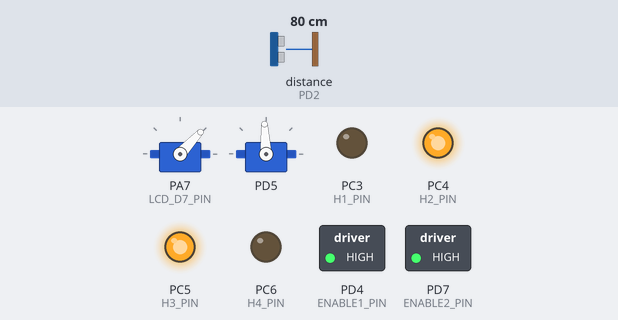
The program below on a simulated ATmega32, built with avr-gcc and emulated at 16 MHz. On the bench: 2 × servo, switched loads named in the program (green lamp = pin HIGH), output pins drawn as LEDs (lit = HIGH). Wiring (inferred from the names in the program): ultrasonic range finder: trigger PD0; echo PD2; servo: signal PA7. The inputs (shaded band) are chosen by the test bench; at power-on: distance to the obstacle (sensor on PD2) 80 cm. The echo pulse lasts 58.3 µs per cm; servo pulses on a pin are drawn as a servo (544–2400 µs = 0–180°); pins used as bus, display or sensor lines are not drawn.

Above: at 1.2 s.
1.3 s: distance to the obstacle (sensor on PD2) set to 9 cm
At 2.1 s:
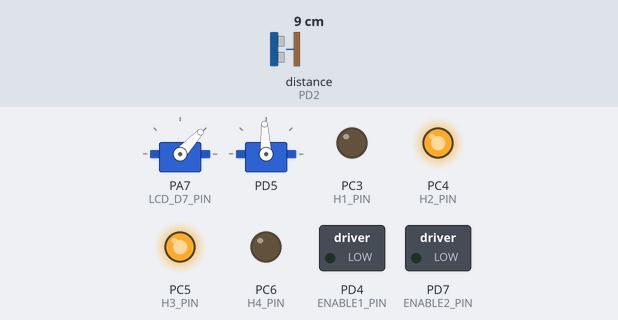
At 3.7 s:
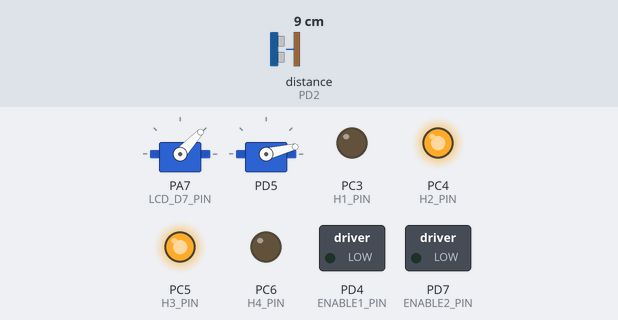
6.7 s: distance to the obstacle (sensor on PD2) set to 18 cm
12.4 s: distance to the obstacle (sensor on PD2) set to 35 cm
18.1 s: distance to the obstacle (sensor on PD2) set to 250 cm
At 19.2 s:
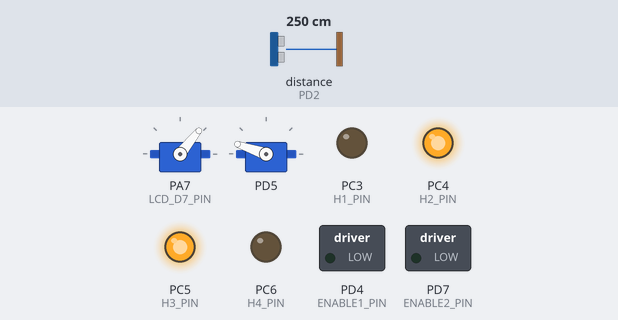
20.6 s: distance to the obstacle (sensor on PD2) set to 299 cm
At 21.1 s:
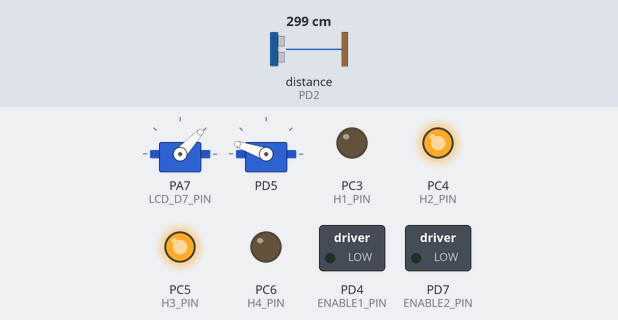
22.4 s: distance to the obstacle (sensor on PD2) set to 2 cm
Timing chart, 0 to 25.2 s (numbered marks = the images above; inputs shaded):
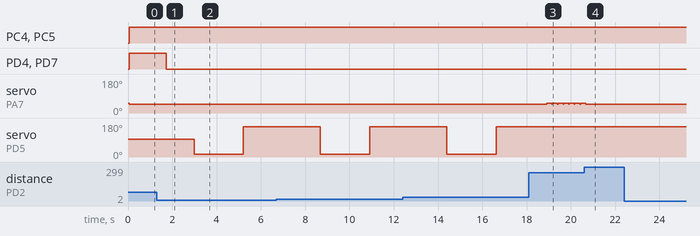

Measured:
- after the input at 1.3 s, PD4 (ENABLE1_PIN), PD7 (ENABLE2_PIN): HIGH → LOW after 0.43 s; servo on PD5: 93° → 14° after 1.7 s, → 161° 2.2 s later
- after the input at 18.1 s, servo on PA7 (LCD_D7_PIN): alternates 51° for 0.23 s and 47° for 0.02 s, starting after 0.81 s
- after the input at 20.6 s, servo on PA7 (LCD_D7_PIN): goes on until 20.7 s, then stays 47°
- after the input at 22.4 s, every drawn part: stays the same

The program:

main.c
```c
/*
 * AUTO_CAR.c
 *
 * Author : Ahmed Mahmoud
 */

#define F_CPU 16000000UL
#include <util/delay.h>

/* UTILES_LIB */
#include "STD_TYPES.h"
#include "BIT_MATH.h"
#include "ATMEGA32_REG.h"

/* HAL */
#include "SRVM_interface.h"
#include "Ultrasonic_Config.h"
#include "Ultrasonic_Interface.h"
#include "LCD_config.h"
#include "LCD_interface.h"
#include "CAR_Interface.h"
#include "DCM_interface.h"
#include "DC_motor_confg.h"

/* MCAL */
#include "DIO_interface.h"
#include "TMR1_interface.h"
#include "TMR0_config.h"
#include "TMR0_interface.h"
#include "EXTI_interface.h"
#include "GI_interface.h"
#include "TMR2_Confg.h"
#include "TMR2_Interface.h"


// variables for check distance
u16  RightSide= 0 ; /* first check if distance less than 10cm */
u16  LeftSide= 0 ; /* check the distance on right side */


// variables for ultrasonic
u8 SensorInWork = 0 ;
u16 Distance_CM = 0 ;
u8 ovf_counter = 0 ;

int main(void)
{
	// Initialize all car component
	CAR_INIT() ;
	DCM_init() ;
   CarForward() ;
	TMR2_init();
   SRVM_START(0);
    while (1)
    {
		// send trigger signal
		Ultrasonic_PulsSend() ;
		if (Distance_CM < 20 && Distance_CM > 2)
		{
		CarStop() ;
		_delay_ms(1000) ;
		SRVM_START(90) ;
		_delay_ms(1000) ;
		// get distance from ultrasonic
		Ultrasonic_PulsSend();
		RightSide = Distance_CM ;
		_delay_ms(1000) ;

		SRVM_START(180) ;
		_delay_ms(1000) ;
		Ultrasonic_PulsSend();
		LeftSide = Distance_CM ;
		_delay_ms(1000) ;


		if (LeftSide > RightSide)
		{
			CarRight() ;
			_delay_ms(3000) ;
			CarStop() ;
			CarForward() ;
			SRVM_START(0) ;
			RightSide = 0 ;
			LeftSide = 0 ;
			LCD_clear() ;
		      LCD_sendChar('R') ;    LCD_sendChar('i') ;    LCD_sendChar('g') ;     LCD_sendChar('h') ;	    LCD_sendChar('t') ;

		}	 if (LeftSide < RightSide)
		{
			CarLeft() ;
			LCD_clear() ;
		      LCD_sendChar('L') ;    LCD_sendChar('e') ;    LCD_sendChar('f') ;     LCD_sendChar('t') ;
			_delay_ms(3000) ;
			CarStop() ;
			CarForward() ;
			SRVM_START(0) ;
			RightSide = 0 ;
			LeftSide = 0 ;
		}


 }


		}
}


// Timer0 OVF interrupt
void __vector_11(void) __attribute__ ((signal));
void __vector_11(void)
{
	ovf_counter ++ ;
}

// external interrupt for ultrasonic sensor
void __vector_1(void) __attribute__ ((signal));
void __vector_1(void)
{
	if ( 0 == SensorInWork )
	{
		Ultrasonic_StartMeasuring() ;
		SensorInWork = 1 ;
	} else if ( 1 == SensorInWork )
	{
		TMR0_Stop() ;
		Distance_CM = Ultrasonic_GetDistance() + (ovf_counter * 13) ;
		ovf_counter = 0 ;
		TMR0_Clear() ;
		SensorInWork = 0 ;

		LCD_clear() ;
		// save the distance on the LCD
		LCD_clear() ;

		LCD_sendChar('D') ;	LCD_sendChar('i') ;	LCD_sendChar('s') ;	LCD_sendChar('t') ;	LCD_sendChar('a')  ;
		LCD_sendChar('n') ; LCD_sendChar('c') ;LCD_sendChar('e') ;	LCD_sendChar(' ') ;  LCD_sendChar('C') ;
		LCD_sendChar('M') ; LCD_sendChar(' ') ;

		LCD_writeNumber(Distance_CM) ;
		//delay for measuring
		_delay_ms(200) ;
	}

}
```

ATMEGA32_REG.h
```c
/*
 * ATMEGA32_REG.h
 *
 * Created: 3/31/2023 3:13:05 PM
 *  Author: AMIT
 */


#ifndef ATMEGA32_REG_H_
#define ATMEGA32_REG_H_


                               /* DIO REGISTERS*/

/* DATA DIRCTION REGISTERS */
#define DDRA           (*(volatile u8*)0x3A)
#define DDRB           (*(volatile u8*)0x37)
#define DDRC           (*(volatile u8*)0x34)
#define DDRD           (*(volatile u8*)0x31)

/* OUTPUT REGISTERS */
#define PORTA          (*(volatile u8*)0x3B)
#define PORTB          (*(volatile u8*)0x38)
#define PORTC          (*(volatile u8*)0x35)
#define PORTD          (*(volatile u8*)0x32)

/* INPUT REGISTERS */
#define PINA           (*(volatile u8*)0x39)
#define PINB           (*(volatile u8*)0x36)
#define PINC           (*(volatile u8*)0x33)
#define PIND           (*(volatile u8*)0x30)

                        /* EXTERNAL INTERRUPT REGISTERS */

// MCU Control Register
#define MCUCR          (*(volatile u8*)0x55)

// MCU Control and Status Register
#define MCUCSR         (*(volatile u8*)0x54)

// General Interrupt Control Register
#define GICR           (*(volatile u8*)0x5B)

// General Interrupt Flag Register
#define GIFR           (*(volatile u8*)0x5A)

// Status Register
#define SREG           (*(volatile u8*)0x5F)

                        /* ADC REGISTERS*/

// ADC Multiplexer Selection Register
#define ADMUX            (*(volatile u8*)0x27)

// ADC Control and Status Register A
#define ADCSRA           (*(volatile u8*)0x26)

// The ADC Data Register
#define ADC_u16          (*(volatile u16*)0x24)

// Special FunctionIO Register
#define SFIOR            (*(volatile u8*)0x50)

                                 /* TIMER0 REGISTERS*/

// Timer/Counter Control Register
#define TCCR0            (*(volatile u8*)0x53)

// Timer/Counter Register
#define TCNT0            (*(volatile u8*)0x52)

// Output Compare Register
#define OCR0             (*(volatile u8*)0x5C)

// Timer/Counter Interrupt Mask Register
#define TIMSK            (*(volatile u8*)0x59)

// Timer/Counter Interrupt Flag Register
#define TIFR             (*(volatile u8*)0x58)


                                 /* TIMER1 REGISTERS*/

// Timer/Counter1 Control Register A
#define TCCR1A             (*(volatile u8*)0x4F)

// Timer/Counter1 Control Register B
#define TCCR1B             (*(volatile u8*)0x4E)

// Timer/Counter1
#define TCNT1_u16          (*(volatile u16*)0x4C)

// Output Compare Register 1 A
#define OCR1A_u16          (*(volatile u16*)0x4A)

// Output Compare Register 1 B
#define OCR1B_u16          (*(volatile u16*)0x48)

// Input Capture Register 1
#define ICR1_u16           (*(volatile u16*)0x46)


                                /* UART REGISTERS */

// USART I/O Data Register
#define UDR           (*(volatile u8*)0x2C)

// USART Control and Status Register A
#define UCSRA         (*(volatile u8*)0x2B)

// USART Control and Status Register B
#define UCSRB         (*(volatile u8*)0x2A)

// USART Control and Status Register C
#define UCSRC         (*(volatile u8*)0x40)

// USART Baud Rate Registers
#define UBRRL         (*(volatile u8*)0x29)
#define UBRRH         (*(volatile u8*)0x40)

                             	/* SPI REGISTERS */

// SPI Control Register
#define SPCR          (*(volatile u8*)0x2D)

// SPI Status Register
#define SPSR          (*(volatile u8*)0x2E)

// SPI Data Register
#define SPDR          (*(volatile u8*)0x2F)


                                /* TWI REGISTERS */

// TWI Bit Rate Register
#define TWBR         (*(volatile u8*)0x20)

// TWI Control Register
#define TWCR         (*(volatile u8*)0x56)

// TWI Status Register
#define TWSR         (*(volatile u8*)0x21)

// TWI Data Register
#define TWDR         (*(volatile u8*)0x23)

// TWI (Slave) Address Register
#define TWAR         (*(volatile u8*)0x22)

/* Timer2 Registers */
// timer counter register
#define TCCR2         (*(volatile u8*)0x45)

// timer counter register
#define TCNT2         (*(volatile u8*)0x44)

//timer counter interrupt register
#define TIMSK         (*(volatile u8*)0x59)

// timer counter interrupt flag
#define TIFR         (*(volatile u8*)0x58)

// out out compare match register
#define OCR2		 (*(volatile u8*)0x43)


#endif /* ATMEGA32_REG_H_ */
```

DC_motor_confg.h
```c
/*
 * DC_motor_confg.h
 *
 * Created: 7/14/2023 6:03:22 PM
 *  Author: Ahmed
 */


#ifndef DC_MOTOR_CONFG_H_
#define DC_MOTOR_CONFG_H_

// motor positions
#define	RIGHT_MOTOR 0
#define	LEFT_MOTOR  1

// motors ports &	pins
#define ENABLE1_PORT	DIO_PORTD
#define ENABLE2_PORT	DIO_PORTD

#define ENABLE1_PIN 	DIO_PIN4
#define ENABLE2_PIN 	DIO_PIN7


#define H1_PORT			DIO_PORTC
#define H2_PORT			DIO_PORTC
#define H3_PORT			DIO_PORTC
#define H4_PORT			DIO_PORTC

#define H1_PIN			DIO_PIN3
#define H2_PIN			DIO_PIN4
#define H3_PIN			DIO_PIN5
#define H4_PIN			DIO_PIN6


#endif /* DC_MOTOR_CONFG_H_ */
```

LCD_config.h
```c
/*
 * LCD_config.h
 *
 * Created: 4/1/2023 3:26:44 PM
 *  Author: AMIT
 */


#ifndef LCD_CONFIG_H_
#define LCD_CONFIG_H_


/* Macros For Rs configuration */
#define LCD_RS_PORT         DIO_PORTB
#define LCD_RS_PIN          DIO_PIN1

/* Macros For Rw configuration */
#define LCD_RW_PORT         DIO_PORTB
#define LCD_RW_PIN          DIO_PIN2

/* Macros For En configuration */
#define LCD_EN_PORT         DIO_PORTB
#define LCD_EN_PIN          DIO_PIN3

/* 4 Bit Mode Data Pins Configurtion */
#define LCD_DATA_PORT       DIO_PORTA
#define LCD_D4_PIN          DIO_PIN4
#define LCD_D5_PIN          DIO_PIN5
#define LCD_D6_PIN          DIO_PIN6
#define LCD_D7_PIN          DIO_PIN7


#endif /* LCD_CONFIG_H_ */
```

Ultrasonic_Config.h
```c
/*
 * Ultrasonic_Config.h
 *
 * Created: 8/23/2023 6:49:23 PM
 *  Author: HP
 */


#ifndef ULTRASONIC_CONFIG_H_
#define ULTRASONIC_CONFIG_H_

#define Trigger_Port   DIO_PORTD
#define Trigger_Pin	   DIO_PIN0

#define Echo_Port	   DIO_PORTD
#define Echo_Pin	   DIO_PIN2


#endif /* ULTRASONIC_CONFIG_H_ */
```

CAR_Interface.h
```c
/*
 * CAR_Interface.h
 *
 *  Author: Ahmed Mahmoud
 */

void CAR_INIT(void)		   ;

void CarForward(void)	   ;
void CarBackward(void) 	   ;

void CarRight(void)        ;
void CarLeft(void)		   ;

void CarStop(void)		   ;
```

CAR_Program.c
```c
/*
 * CAR_Program.c
 *
 *  Author: Ahmed Mahmoud
 */

#define F_CPU 16000000UL
#include <util/delay.h>

/* UTILES_LIB */
#include "STD_TYPES.h"
#include "BIT_MATH.h"
#include "ATMEGA32_REG.h"

/* HAL */
#include "SRVM_interface.h"
#include "Ultrasonic_Config.h"
#include "Ultrasonic_Interface.h"
#include "LCD_config.h"
#include "LCD_interface.h"
#include "DCM_interface.h"
#include "DC_motor_confg.h"

/* MCAL */
#include "DIO_interface.h"
#include "TMR1_interface.h"
#include "TMR0_config.h"
#include "TMR0_interface.h"
#include "EXTI_interface.h"
#include "GI_interface.h"
#include "TMR2_Interface.h"
#include "TMR2_Confg.h"


void CAR_INIT(void)
{
	Ultrasonic_Init() ;
	Ultrasonic_InterruptEnable() ;
	LCD_init()  ;

	SRVM_INIT() ;
}

void CarForward(void)
{
// Disable both motors (assuming enable1 and enable2 are connected to PortD Pin 4 and Pin 7)
DIO_setPinValue(ENABLE1_PORT, ENABLE1_PIN, DIO_PIN_HIGH);
DIO_setPinValue(ENABLE2_PORT, ENABLE2_PIN, DIO_PIN_HIGH);

// Set direction pins for both motors for backward motion
// Adjust the control pins based on your H-bridge configuration
DIO_setPinValue(H1_PORT, H1_PIN, DIO_PIN_LOW); // Control pin for right motor
DIO_setPinValue(H2_PORT, H2_PIN, DIO_PIN_HIGH);  // Control pin for right motor
DIO_setPinValue(H3_PORT, H3_PIN, DIO_PIN_HIGH);  // Control pin for left motor
DIO_setPinValue(H4_PORT, H4_PIN, DIO_PIN_LOW); // Control pin for left motor
}
void CarBackward(void)
{
	POWER_ON() ;
}
void CarRight(void)
{
	RIGHT_DCM() ;

}
void CarLeft(void)
{
	LEFT_DCM()  ;

}

void CarStop(void)
{
	DCM_off(RIGHT_MOTOR) ;
	DCM_off(LEFT_MOTOR)  ;
}
```

DCM_interface.h
```c
/*
 * DCM_interface.h
 *
 * Created: 4/29/2023 2:43:44 PM
 *  Author: AMIT
 */


#ifndef DCM_INTERFACE_H_
#define DCM_INTERFACE_H_

#define	RIGHT_MOTOR 0
#define	LEFT_MOTOR  1


void DCM_init  (void)	 ;
void RIGHT_DCM (void)    ;
void LEFT_DCM  (void)    ;
void POWER_ON  (void)    ;

void DCM_off(u8 MOTOR_POSITON) ;


#endif /* DCM_INTERFACE_H_ */
```

DCM_program.c
```c
/*
 * DCM_program.c
 *
 * Created: 4/29/2023 2:43:35 PM
 *  Author: AMIT
 */


/* UTILES_LIB */
#include "STD_TYPES.h"
#include "BIT_MATH.h"
#include "ATMEGA32_REG.h"

/* MCAL */
#include "DIO_interface.h"


/* HAL */
#include "DCM_interface.h"
#include "DC_motor_confg.h"


void DCM_init     (void)
{
	/* Replace with your application code */
	DIO_setPinDeriction(ENABLE1_PORT,ENABLE1_PIN,DIO_PIN_OUTPUT);
	DIO_setPinDeriction(ENABLE2_PORT,ENABLE2_PIN,DIO_PIN_OUTPUT);

	DIO_setPinDeriction(H1_PORT,H1_PIN,DIO_PIN_OUTPUT);
	DIO_setPinDeriction(H2_PORT,H2_PIN,DIO_PIN_OUTPUT);
	DIO_setPinDeriction(H3_PORT,H3_PIN,DIO_PIN_OUTPUT);
	DIO_setPinDeriction(H4_PORT,H4_PIN,DIO_PIN_OUTPUT);
}


void DCM_off      (u8 MOTOR_POSITON)
{
	switch (MOTOR_POSITON)
	{
		case 0 :
	DIO_setPinValue(ENABLE1_PORT,ENABLE1_PIN,DIO_PIN_LOW);
		break;

		case 1 :

	DIO_setPinValue(ENABLE2_PORT,ENABLE2_PIN,DIO_PIN_LOW);


	}
}

void RIGHT_DCM (void)
{
	DIO_setPinValue(ENABLE2_PORT,ENABLE2_PIN,DIO_PIN_HIGH)  ;

	DIO_setPinValue(H3_PORT,H3_PIN,DIO_PIN_LOW)	  ;
	DIO_setPinValue(H4_PORT,H4_PIN,DIO_PIN_HIGH)  ;


}
void LEFT_DCM (void)
{
	DIO_setPinValue(ENABLE1_PORT,ENABLE1_PIN,DIO_PIN_HIGH) ;

	DIO_setPinValue(H2_PORT,H2_PIN,DIO_PIN_LOW)  ;

	DIO_setPinValue(H1_PORT,H1_PIN,DIO_PIN_HIGH) ;
}

void POWER_ON (void)
{
	LEFT_DCM() ;
	RIGHT_DCM() ;
}
```

LCD_interface.h
```c
/*
 * LCD_interface.h
 *
 * Created: 4/1/2023 3:26:23 PM
 *  Author: AMIT
 */


#ifndef LCD_INTERFACE_H_
#define LCD_INTERFACE_H_


/* Macros For LCD Line Id */
#define LCD_LINE_ONE            1
#define LCD_LINE_TWO            2

/* Macros For LCD Shifting Direction */
#define LCD_SHIFT_LEFT          0
#define LCD_SHIFT_RIGHT         1


void LCD_init(void);
void LCD_sendCmnd(u8 Cmnd);
void LCD_sendChar(u8 data);
void LCD_writeHalfPort(u8 value);
void LCD_writeString(u8* String);
void LCD_writeNumber(u32 number);
void LCD_clear(void);
void LCD_shift(u8 shifttingDirection);
void LCD_goToSpecificPosition(u8 LineNumber, u8 Position);

#endif /* LCD_INTERFACE_H_ */
```

LCD_programe.c
```c
/*
 * LCD_programe.c
 *
 * Created: 4/1/2023 3:26:12 PM
 *  Author: AMIT
 */


#define F_CPU 16000000UL
#include <util/delay.h>

/* UTILES_LIB */
#include "STD_TYPES.h"
#include "BIT_MATH.h"
#include "ATMEGA32_REG.h"

/* MCAL */
#include "DIO_interface.h"

/* HAL */
#include "LCD_interface.h"
#include "LCD_config.h"


void LCD_init(void)
{
	// Set Pins Directions For LCD
	DIO_setPinDeriction(LCD_DATA_PORT,LCD_D4_PIN,DIO_PIN_OUTPUT);
	DIO_setPinDeriction(LCD_DATA_PORT,LCD_D5_PIN,DIO_PIN_OUTPUT);
	DIO_setPinDeriction(LCD_DATA_PORT,LCD_D6_PIN,DIO_PIN_OUTPUT);
	DIO_setPinDeriction(LCD_DATA_PORT,LCD_D7_PIN,DIO_PIN_OUTPUT);
	DIO_setPinDeriction(LCD_RS_PORT,LCD_RS_PIN,DIO_PIN_OUTPUT);
	DIO_setPinDeriction(LCD_RW_PORT,LCD_RW_PIN,DIO_PIN_OUTPUT);
	DIO_setPinDeriction(LCD_EN_PORT,LCD_EN_PIN,DIO_PIN_OUTPUT);

	_delay_ms(35);
	// set Rs pin = 0 (write command)
	DIO_setPinValue(LCD_RS_PORT,LCD_RS_PIN,DIO_PIN_LOW);
	// set Rw pin = 0 (write)
	DIO_setPinValue(LCD_RW_PORT,LCD_RW_PIN,DIO_PIN_LOW);
	LCD_writeHalfPort(0b0010);
	/* Enable Pulse *//* H => L */
	DIO_setPinValue(LCD_EN_PORT,LCD_EN_PIN,DIO_PIN_HIGH);
	_delay_ms(1);
	DIO_setPinValue(LCD_EN_PORT,LCD_EN_PIN,DIO_PIN_LOW);
	// Function Set command 2*16 LCD , 4 Bit Mode
	LCD_sendCmnd(0b00101000);
	_delay_us(45);

	// Display on off Control (DisplayOn, Cursor on, Blink on)
	LCD_sendCmnd(0b00001111);
	_delay_us(45);

	// Clear Display
	LCD_sendCmnd(0b00000001);
	_delay_ms(2);

	LCD_sendCmnd(0b00000110);
}


void LCD_sendCmnd(u8 Cmnd)
{
	// set Rs pin = 0 (write command)
	DIO_setPinValue(LCD_RS_PORT,LCD_RS_PIN,DIO_PIN_LOW);

	// set Rw pin = 0 (write)
	DIO_setPinValue(LCD_RW_PORT,LCD_RW_PIN,DIO_PIN_LOW);

	// Write The Most 4 bits Of command on Data Pins
	LCD_writeHalfPort(Cmnd>>4);

	/* Enable Pulse *//* H => L */
	DIO_setPinValue(LCD_EN_PORT,LCD_EN_PIN,DIO_PIN_HIGH);
	_delay_ms(1);
	DIO_setPinValue(LCD_EN_PORT,LCD_EN_PIN,DIO_PIN_LOW);

	// Write The Least 4 bits Of command on Data Pins
	LCD_writeHalfPort(Cmnd);
	/* Enable Pulse *//* H => L */
	DIO_setPinValue(LCD_EN_PORT,LCD_EN_PIN,DIO_PIN_HIGH);
	_delay_ms(1);
	DIO_setPinValue(LCD_EN_PORT,LCD_EN_PIN,DIO_PIN_LOW);
}


void LCD_sendChar(u8 data)
{
	// set Rs pin = 1 (write data)
	DIO_setPinValue(LCD_RS_PORT,LCD_RS_PIN,DIO_PIN_HIGH);

	// set Rw pin = 0 (write)
	DIO_setPinValue(LCD_RW_PORT,LCD_RW_PIN,DIO_PIN_LOW);

	// Write The Most 4 bits Of Data on Data Pins
	LCD_writeHalfPort(data>>4);

	/* Enable Pulse *//* H => L */
	DIO_setPinValue(LCD_EN_PORT,LCD_EN_PIN,DIO_PIN_HIGH);
	_delay_ms(1);
	DIO_setPinValue(LCD_EN_PORT,LCD_EN_PIN,DIO_PIN_LOW);

	// Write The Least 4 bits Of Data on Data Pins
	LCD_writeHalfPort(data);
	/* Enable Pulse *//* H => L */
	DIO_setPinValue(LCD_EN_PORT,LCD_EN_PIN,DIO_PIN_HIGH);
	_delay_ms(1);
	DIO_setPinValue(LCD_EN_PORT,LCD_EN_PIN,DIO_PIN_LOW);
}


void LCD_writeHalfPort(u8 value)
{
	if(GET_BIT(value,0)==1)
	{
		DIO_setPinValue(LCD_DATA_PORT,LCD_D4_PIN,DIO_PIN_HIGH);
	}
	else
	{
		DIO_setPinValue(LCD_DATA_PORT,LCD_D4_PIN,DIO_PIN_LOW);
	}

	if(GET_BIT(value,1)==1)
	{
		DIO_setPinValue(LCD_DATA_PORT,LCD_D5_PIN,DIO_PIN_HIGH);
	}
	else
	{
		DIO_setPinValue(LCD_DATA_PORT,LCD_D5_PIN,DIO_PIN_LOW);
	}

	if(GET_BIT(value,2)==1)
	{
		DIO_setPinValue(LCD_DATA_PORT,LCD_D6_PIN,DIO_PIN_HIGH);
	}
	else
	{
		DIO_setPinValue(LCD_DATA_PORT,LCD_D6_PIN,DIO_PIN_LOW);
	}

	if(GET_BIT(value,3)==1)
	{
		DIO_setPinValue(LCD_DATA_PORT,LCD_D7_PIN,DIO_PIN_HIGH);
	}
	else
	{
		DIO_setPinValue(LCD_DATA_PORT,LCD_D7_PIN,DIO_PIN_LOW);
	}
}


void LCD_writeString(u8* String)
{
		u8 stringLength = 0;
		while(String[stringLength] != '\0')
		{
			LCD_sendChar(String[stringLength]);
			++stringLength;
		}
}


void LCD_writeNumber(u32 number)
{
	u32 Local_reversed = 1;
	if (number == 0)
	{
		LCD_sendChar('0');
	}
	else
	{
		// Reverse Number
		while (number != 0)
		{
			Local_reversed = Local_reversed*10 + (number%10);
			number /= 10;
		}

		do
		{
			LCD_sendChar((Local_reversed%10)+'0');
			Local_reversed /= 10;
		}while (Local_reversed != 1);
	}
}


void LCD_clear(void)
{
	// Clear Display
	LCD_sendCmnd(0b00000001);
	_delay_ms(2);
}


void LCD_shift(u8 shifttingDirection)
{
	if (shifttingDirection == LCD_SHIFT_LEFT)
	{
		LCD_sendCmnd(0b00011000);
		_delay_ms(10);
	}
	else if (shifttingDirection == LCD_SHIFT_RIGHT)
	{
		LCD_sendCmnd(0b00011100);
		_delay_ms(10);
	}
}


void LCD_goToSpecificPosition(u8 LineNumber, u8 Position)
{
	if(LineNumber == LCD_LINE_ONE)
	{
		if(Position <= 15)
		{
			LCD_sendCmnd(0x80 + Position);
		}
	}

	else if (LineNumber == LCD_LINE_TWO)
	{
		if(Position <= 15)
		{
			LCD_sendCmnd(0xc0 + Position);
		}
	}
}
```

SRVM_interface.h
```c
/*
 * SRVM_interface.h
 *
 * Created: 4/29/2023 5:36:29 PM
 *  Author: AMIT
 */


#ifndef SRVM_INTERFACE_H_
#define SRVM_INTERFACE_H_

/*#define  FRONT   0

#define  RIGHT  90

#define  LEFT	180*/

void SRVM_INIT(void);
void SRVM_START(u8 servoAngle);


#endif /* SRVM_INTERFACE_H_ */
```

SRVM_programc.c
```c
/*		TMR1_setCompareMatchValueA(375) ;

 * SRVM_programc.c
 *
 * Created: 4/29/2023 5:36:20 PM
 *  Author: AMIT
 */


/* UTILES_LIB */
#include "STD_TYPES.h"
#include "BIT_MATH.h"
#include "ATMEGA32_REG.h"

/* MCAL */
#include "TMR1_interface.h"

/* HAL */
#include "SRVM_interface.h"


void SRVM_INIT(void)
{
	TMR1_init();
	TMR1_start();
}


void SRVM_START(u8 servoAngle)
{
	if (0 == servoAngle)
	{
		TMR1_setCompareMatchValueA(375);
	}
	else if (90 == servoAngle)
	{
	TMR1_setCompareMatchValueA(170);
	}
	else if (180 == servoAngle)
	{
		TMR1_setCompareMatchValueA(550);
	}
}
```

Source omitted: Ultrasonic_Interface.h (411 bytes), Ultrasonic_Program.c (1283 bytes), DIO_interface.h (1815 bytes), DIO_program.c (4123 bytes), EXTI_interface.h (751 bytes), EXTI_program.c (1812 bytes), GI_interface.h (207 bytes), GI_program.c (293 bytes), TMR0_config.h (322 bytes), TMR0_interface.h (394 bytes), TMR0_program.c (1161 bytes), TMR1_interface.h (291 bytes) and 6 more
